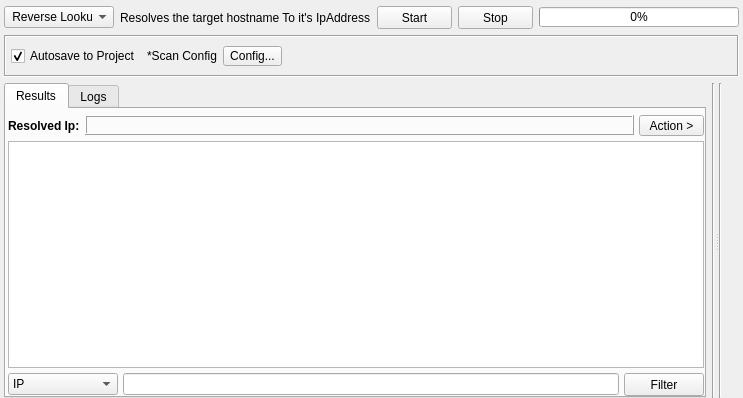
<?xml version="1.0" encoding="UTF-8"?>
<ui version="4.0">
 <class>Ip</class>
 <widget class="QWidget" name="Ip">
  <property name="geometry">
   <rect>
    <x>0</x>
    <y>0</y>
    <width>728</width>
    <height>398</height>
   </rect>
  </property>
  <property name="windowTitle">
   <string>Form</string>
  </property>
  <layout class="QVBoxLayout" name="verticalLayout">
   <property name="leftMargin">
    <number>4</number>
   </property>
   <property name="topMargin">
    <number>6</number>
   </property>
   <property name="rightMargin">
    <number>4</number>
   </property>
   <property name="bottomMargin">
    <number>0</number>
   </property>
   <item>
    <layout class="QHBoxLayout" name="horizontalLayout">
     <item>
      <widget class="QComboBox" name="comboBoxOption">
       <property name="sizePolicy">
        <sizepolicy hsizetype="Fixed" vsizetype="Fixed">
         <horstretch>0</horstretch>
         <verstretch>0</verstretch>
        </sizepolicy>
       </property>
       <property name="minimumSize">
        <size>
         <width>110</width>
         <height>22</height>
        </size>
       </property>
       <property name="focusPolicy">
        <enum>Qt::NoFocus</enum>
       </property>
       <property name="styleSheet">
        <string notr="true"/>
       </property>
       <item>
        <property name="text">
         <string> Reverse Lookup</string>
        </property>
       </item>
       <item>
        <property name="text">
         <string>Osint Reverse Lookup</string>
        </property>
       </item>
      </widget>
     </item>
     <item>
      <widget class="QLabel" name="label_details">
       <property name="text">
        <string>Resolves the target hostname To it's IpAddress</string>
       </property>
      </widget>
     </item>
     <item>
      <spacer name="horizontalSpacer">
       <property name="orientation">
        <enum>Qt::Horizontal</enum>
       </property>
       <property name="sizeHint" stdset="0">
        <size>
         <width>40</width>
         <height>20</height>
        </size>
       </property>
      </spacer>
     </item>
     <item>
      <widget class="QPushButton" name="buttonStart">
       <property name="sizePolicy">
        <sizepolicy hsizetype="Fixed" vsizetype="Fixed">
         <horstretch>0</horstretch>
         <verstretch>0</verstretch>
        </sizepolicy>
       </property>
       <property name="minimumSize">
        <size>
         <width>75</width>
         <height>23</height>
        </size>
       </property>
       <property name="styleSheet">
        <string notr="true"/>
       </property>
       <property name="text">
        <string>Start</string>
       </property>
      </widget>
     </item>
     <item>
      <widget class="QPushButton" name="buttonStop">
       <property name="sizePolicy">
        <sizepolicy hsizetype="Fixed" vsizetype="Fixed">
         <horstretch>0</horstretch>
         <verstretch>0</verstretch>
        </sizepolicy>
       </property>
       <property name="minimumSize">
        <size>
         <width>75</width>
         <height>23</height>
        </size>
       </property>
       <property name="styleSheet">
        <string notr="true"/>
       </property>
       <property name="text">
        <string>Stop</string>
       </property>
      </widget>
     </item>
     <item>
      <widget class="QProgressBar" name="progressBar">
       <property name="minimumSize">
        <size>
         <width>200</width>
         <height>20</height>
        </size>
       </property>
       <property name="maximumSize">
        <size>
         <width>200</width>
         <height>20</height>
        </size>
       </property>
       <property name="styleSheet">
        <string notr="true"/>
       </property>
       <property name="value">
        <number>0</number>
       </property>
      </widget>
     </item>
    </layout>
   </item>
   <item>
    <widget class="QFrame" name="frame">
     <property name="sizePolicy">
      <sizepolicy hsizetype="Preferred" vsizetype="Maximum">
       <horstretch>0</horstretch>
       <verstretch>0</verstretch>
      </sizepolicy>
     </property>
     <property name="minimumSize">
      <size>
       <width>0</width>
       <height>42</height>
      </size>
     </property>
     <property name="maximumSize">
      <size>
       <width>16777215</width>
       <height>42</height>
      </size>
     </property>
     <property name="styleSheet">
      <string notr="true"/>
     </property>
     <property name="frameShape">
      <enum>QFrame::Box</enum>
     </property>
     <property name="frameShadow">
      <enum>QFrame::Sunken</enum>
     </property>
     <layout class="QHBoxLayout" name="horizontalLayout_2">
      <property name="leftMargin">
       <number>5</number>
      </property>
      <property name="rightMargin">
       <number>9</number>
      </property>
      <item>
       <widget class="QCheckBox" name="checkBox">
        <property name="text">
         <string>Autosave to Project</string>
        </property>
        <property name="checked">
         <bool>true</bool>
        </property>
       </widget>
      </item>
      <item>
       <widget class="QLabel" name="label">
        <property name="text">
         <string>*Scan Config</string>
        </property>
       </widget>
      </item>
      <item>
       <widget class="QToolButton" name="buttonConfig">
        <property name="minimumSize">
         <size>
          <width>0</width>
          <height>19</height>
         </size>
        </property>
        <property name="styleSheet">
         <string notr="true"/>
        </property>
        <property name="text">
         <string>Config...</string>
        </property>
       </widget>
      </item>
      <item>
       <spacer name="horizontalSpacer_6">
        <property name="orientation">
         <enum>Qt::Horizontal</enum>
        </property>
        <property name="sizeHint" stdset="0">
         <size>
          <width>40</width>
          <height>20</height>
         </size>
        </property>
       </spacer>
      </item>
     </layout>
    </widget>
   </item>
   <item>
    <widget class="QSplitter" name="splitter">
     <property name="orientation">
      <enum>Qt::Horizontal</enum>
     </property>
     <widget class="QWidget" name="layoutWidget">
      <layout class="QHBoxLayout" name="horizontalLayout_4">
       <item>
        <widget class="QTabWidget" name="tabWidgetResults">
         <property name="styleSheet">
          <string notr="true"/>
         </property>
         <property name="tabPosition">
          <enum>QTabWidget::North</enum>
         </property>
         <property name="currentIndex">
          <number>0</number>
         </property>
         <widget class="QWidget" name="tab_results">
          <attribute name="title">
           <string>Results</string>
          </attribute>
          <layout class="QVBoxLayout" name="verticalLayout_23">
           <property name="spacing">
            <number>5</number>
           </property>
           <property name="leftMargin">
            <number>2</number>
           </property>
           <property name="topMargin">
            <number>6</number>
           </property>
           <property name="rightMargin">
            <number>0</number>
           </property>
           <property name="bottomMargin">
            <number>0</number>
           </property>
           <item>
            <layout class="QHBoxLayout" name="horizontalLayout_18">
             <item>
              <widget class="QLabel" name="label_14">
               <property name="sizePolicy">
                <sizepolicy hsizetype="Maximum" vsizetype="Preferred">
                 <horstretch>0</horstretch>
                 <verstretch>0</verstretch>
                </sizepolicy>
               </property>
               <property name="font">
                <font>
                 <weight>75</weight>
                 <bold>true</bold>
                </font>
               </property>
               <property name="text">
                <string>Resolved Ip:</string>
               </property>
              </widget>
             </item>
             <item>
              <widget class="QLabel" name="labelResultsCount">
               <property name="sizePolicy">
                <sizepolicy hsizetype="Preferred" vsizetype="Maximum">
                 <horstretch>0</horstretch>
                 <verstretch>0</verstretch>
                </sizepolicy>
               </property>
               <property name="minimumSize">
                <size>
                 <width>0</width>
                 <height>20</height>
                </size>
               </property>
               <property name="maximumSize">
                <size>
                 <width>16777215</width>
                 <height>20</height>
                </size>
               </property>
               <property name="font">
                <font>
                 <weight>75</weight>
                 <bold>true</bold>
                </font>
               </property>
               <property name="styleSheet">
                <string notr="true"/>
               </property>
               <property name="frameShape">
                <enum>QFrame::Box</enum>
               </property>
               <property name="frameShadow">
                <enum>QFrame::Raised</enum>
               </property>
               <property name="text">
                <string/>
               </property>
              </widget>
             </item>
             <item>
              <widget class="QToolButton" name="buttonAction">
               <property name="sizePolicy">
                <sizepolicy hsizetype="Fixed" vsizetype="Fixed">
                 <horstretch>0</horstretch>
                 <verstretch>0</verstretch>
                </sizepolicy>
               </property>
               <property name="minimumSize">
                <size>
                 <width>65</width>
                 <height>20</height>
                </size>
               </property>
               <property name="font">
                <font>
                 <weight>50</weight>
                 <bold>false</bold>
                </font>
               </property>
               <property name="styleSheet">
                <string notr="true"/>
               </property>
               <property name="text">
                <string>Action &gt;</string>
               </property>
              </widget>
             </item>
            </layout>
           </item>
           <item>
            <widget class="QTableView" name="tableViewResults">
             <property name="font">
              <font>
               <family>MS Shell Dlg 2</family>
               <pointsize>8</pointsize>
              </font>
             </property>
             <property name="focusPolicy">
              <enum>Qt::NoFocus</enum>
             </property>
             <property name="contextMenuPolicy">
              <enum>Qt::CustomContextMenu</enum>
             </property>
             <property name="accessibleDescription">
              <string/>
             </property>
             <property name="styleSheet">
              <string notr="true"/>
             </property>
             <property name="editTriggers">
              <set>QAbstractItemView::NoEditTriggers</set>
             </property>
             <property name="showDropIndicator" stdset="0">
              <bool>false</bool>
             </property>
             <property name="dragDropOverwriteMode">
              <bool>false</bool>
             </property>
             <property name="selectionMode">
              <enum>QAbstractItemView::ExtendedSelection</enum>
             </property>
             <property name="verticalScrollMode">
              <enum>QAbstractItemView::ScrollPerPixel</enum>
             </property>
             <property name="horizontalScrollMode">
              <enum>QAbstractItemView::ScrollPerPixel</enum>
             </property>
             <property name="showGrid">
              <bool>false</bool>
             </property>
             <property name="sortingEnabled">
              <bool>true</bool>
             </property>
             <property name="cornerButtonEnabled">
              <bool>false</bool>
             </property>
             <attribute name="horizontalHeaderCascadingSectionResizes">
              <bool>true</bool>
             </attribute>
             <attribute name="horizontalHeaderMinimumSectionSize">
              <number>100</number>
             </attribute>
             <attribute name="horizontalHeaderDefaultSectionSize">
              <number>220</number>
             </attribute>
             <attribute name="horizontalHeaderShowSortIndicator" stdset="0">
              <bool>true</bool>
             </attribute>
             <attribute name="horizontalHeaderStretchLastSection">
              <bool>true</bool>
             </attribute>
             <attribute name="verticalHeaderVisible">
              <bool>false</bool>
             </attribute>
             <attribute name="verticalHeaderMinimumSectionSize">
              <number>15</number>
             </attribute>
             <attribute name="verticalHeaderDefaultSectionSize">
              <number>15</number>
             </attribute>
             <attribute name="verticalHeaderHighlightSections">
              <bool>false</bool>
             </attribute>
            </widget>
           </item>
           <item>
            <layout class="QHBoxLayout" name="horizontalLayout_7">
             <item>
              <widget class="QComboBox" name="comboBoxFilter">
               <property name="minimumSize">
                <size>
                 <width>110</width>
                 <height>0</height>
                </size>
               </property>
               <item>
                <property name="text">
                 <string>IP</string>
                </property>
               </item>
               <item>
                <property name="text">
                 <string>Subdomains</string>
                </property>
               </item>
              </widget>
             </item>
             <item>
              <widget class="QLineEdit" name="lineEditFilter"/>
             </item>
             <item>
              <widget class="QPushButton" name="buttonFilter">
               <property name="minimumSize">
                <size>
                 <width>75</width>
                 <height>23</height>
                </size>
               </property>
               <property name="text">
                <string>Filter</string>
               </property>
              </widget>
             </item>
            </layout>
           </item>
          </layout>
         </widget>
         <widget class="QWidget" name="tab_logs">
          <attribute name="title">
           <string>Logs</string>
          </attribute>
          <layout class="QVBoxLayout" name="verticalLayout_24">
           <property name="leftMargin">
            <number>0</number>
           </property>
           <property name="topMargin">
            <number>6</number>
           </property>
           <property name="rightMargin">
            <number>0</number>
           </property>
           <property name="bottomMargin">
            <number>0</number>
           </property>
           <item>
            <widget class="QPlainTextEdit" name="plainTextEditLogs">
             <property name="readOnly">
              <bool>true</bool>
             </property>
            </widget>
           </item>
          </layout>
         </widget>
        </widget>
       </item>
       <item>
        <widget class="Line" name="line_17">
         <property name="styleSheet">
          <string notr="true"/>
         </property>
         <property name="orientation">
          <enum>Qt::Vertical</enum>
         </property>
        </widget>
       </item>
      </layout>
     </widget>
     <widget class="QWidget" name="layoutWidget">
      <layout class="QHBoxLayout" name="horizontalLayout_3">
       <item>
        <widget class="Line" name="line">
         <property name="orientation">
          <enum>Qt::Vertical</enum>
         </property>
        </widget>
       </item>
       <item>
        <widget class="InputWidget" name="targets" native="true">
         <property name="minimumSize">
          <size>
           <width>0</width>
           <height>100</height>
          </size>
         </property>
        </widget>
       </item>
      </layout>
     </widget>
    </widget>
   </item>
  </layout>
 </widget>
 <customwidgets>
  <customwidget>
   <class>InputWidget</class>
   <extends>QWidget</extends>
   <header>src/widgets/InputWidget.h</header>
   <container>1</container>
  </customwidget>
 </customwidgets>
 <resources/>
 <connections/>
</ui>
